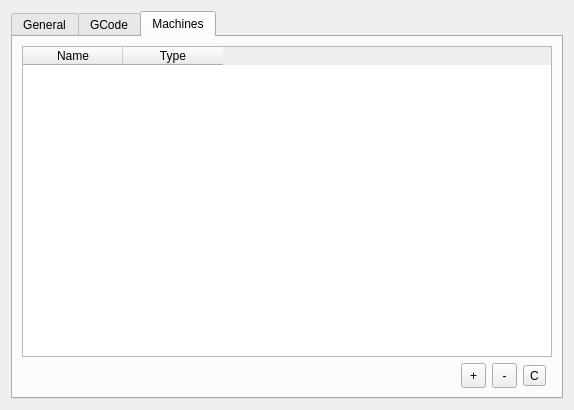
<?xml version="1.0" encoding="UTF-8"?>
<ui version="4.0">
 <class>Configuration</class>
 <widget class="QDialog" name="Configuration">
  <property name="geometry">
   <rect>
    <x>0</x>
    <y>0</y>
    <width>574</width>
    <height>410</height>
   </rect>
  </property>
  <property name="windowTitle">
   <string>Dialog</string>
  </property>
  <layout class="QGridLayout" name="gridLayout">
   <item row="0" column="0">
    <widget class="QTabWidget" name="tabWidget">
     <property name="currentIndex">
      <number>2</number>
     </property>
     <widget class="QWidget" name="tab">
      <attribute name="title">
       <string>General</string>
      </attribute>
     </widget>
     <widget class="QWidget" name="tab_2">
      <attribute name="title">
       <string>GCode</string>
      </attribute>
     </widget>
     <widget class="QWidget" name="tab_3">
      <attribute name="title">
       <string>Machines</string>
      </attribute>
      <layout class="QGridLayout" name="gridLayout_2">
       <item row="0" column="0" colspan="2">
        <widget class="QTableWidget" name="machinesTableWidget">
         <column>
          <property name="text">
           <string>Name</string>
          </property>
         </column>
         <column>
          <property name="text">
           <string>Type</string>
          </property>
         </column>
        </widget>
       </item>
       <item row="1" column="0">
        <layout class="QHBoxLayout" name="horizontalLayout">
         <property name="topMargin">
          <number>0</number>
         </property>
         <item>
          <spacer name="horizontalSpacer">
           <property name="orientation">
            <enum>Qt::Horizontal</enum>
           </property>
           <property name="sizeHint" stdset="0">
            <size>
             <width>40</width>
             <height>20</height>
            </size>
           </property>
          </spacer>
         </item>
         <item>
          <widget class="QToolButton" name="addMachineToolButton">
           <property name="minimumSize">
            <size>
             <width>25</width>
             <height>25</height>
            </size>
           </property>
           <property name="maximumSize">
            <size>
             <width>25</width>
             <height>25</height>
            </size>
           </property>
           <property name="text">
            <string>+</string>
           </property>
          </widget>
         </item>
         <item>
          <widget class="QToolButton" name="supprMachineToolButton">
           <property name="minimumSize">
            <size>
             <width>25</width>
             <height>25</height>
            </size>
           </property>
           <property name="maximumSize">
            <size>
             <width>25</width>
             <height>25</height>
            </size>
           </property>
           <property name="text">
            <string>-</string>
           </property>
          </widget>
         </item>
         <item>
          <widget class="QToolButton" name="configMachineToolButton">
           <property name="text">
            <string>C</string>
           </property>
          </widget>
         </item>
        </layout>
       </item>
      </layout>
     </widget>
    </widget>
   </item>
  </layout>
 </widget>
 <resources/>
 <connections/>
</ui>
